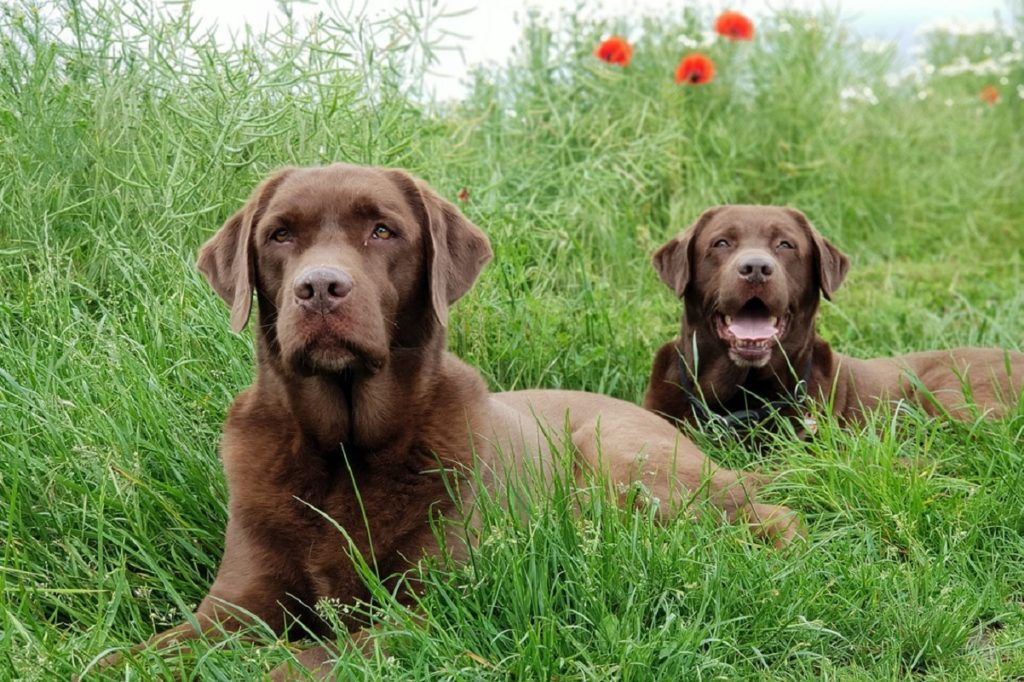
#> input picture OpenCV/selective_search/dog.jpg, 1024 x 682 px
$ python selective_search.py dog.jpg dog.jpg
#> lines starting #> are read from the running program, lines starting #| are printed output that depends on the picture
#!/usr/bin/env python
'''
Usage:
    ./selctive_search.py input_image (f|q)
    f = fast, q = quality
Use 'l' to display less rects, 'm' to display more rects,
'x' to exit
'''
import sys
import cv2

if __name__ == '__main__':
    if len(sys.argv) < 3 :
        print(__doc__)
        sys.exit(1)

    # Speed-up using multi-threads
    cv2.setUseOptimized(True)
    cv2.setNumThreads(4)

    img = cv2.imread(sys.argv[1])
#> img is the input picture: shape (682, 1024, 3); mean B, G, R 88.1, 141.1, 121.2
    # resize
    newHeight = 200
    newWidth = int(img.shape[1] * newHeight / img.shape[0])
#> newWidth = 300
    img = cv2.resize(img, (newWidth, newHeight))
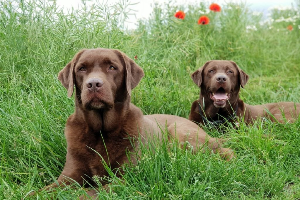
#> img: shape (200, 300, 3); mean B, G, R 87.9, 140.9, 121

    # create Selective search Segmentation Object
    #                   with default parameter
    ss = cv2.ximgproc.segmentation.createSelectiveSearchSegmentation()
    ss.setBaseImage(img)

    # "f" mode
    # Switch to fast but low recall Selective Search method
    if ( sys.argv[2] == 'f'):
        ss.switchToSelectiveSearchFast()

    # "q" mode
    # Switch to high recall but slow Selective Search method
    elif ( sys.argv[2] == 'q'):
        ss.switchToSelectiveSearchQuality()

    else:
        print(__doc__)
#> (the run stopped early here; a loop or call above may not have finished)
